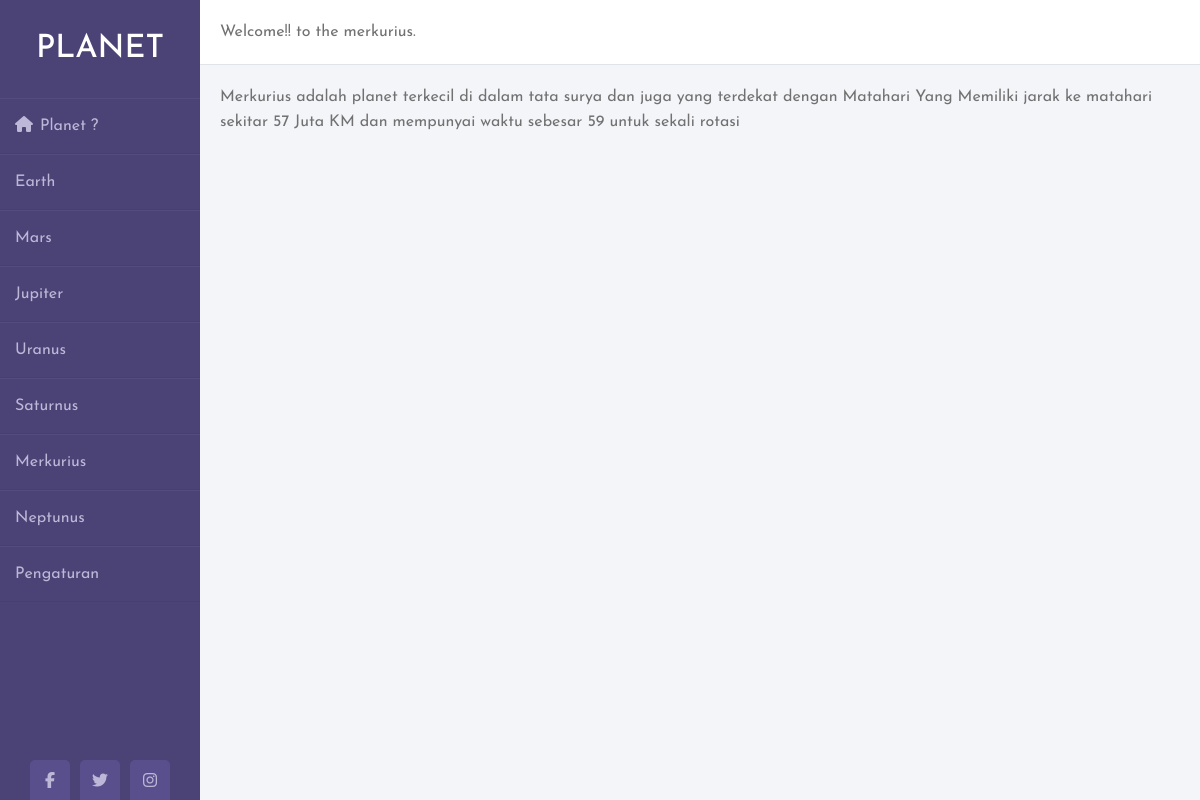
Screenshot of /index.php?page=merkurius with the database file from the repository.
### tables this page shows
CREATE TABLE `planet` (
  `id_planet` int(11) NOT NULL,
  `nama` varchar(255) DEFAULT NULL,
  `jarak` float DEFAULT NULL,
  `deskripsi` varchar(255) DEFAULT NULL,
  `waktu_rotasi` varchar(255) DEFAULT NULL
);

### aplikasi.php (called while the page is built, shortened)
<?php
    function connect_to_db()
    {
            $conn =mysqli_connect('localhost',"root","root","tatasurya");
        if($conn == false)
        {
                echo mysqli_connect_error();
                die();
        }
        else
        {
            return $conn;
        }
    }
function get_planet_by_page($page)
{
    $conn = connect_to_db();
    $sql = "select * from planet where nama='$page'";
    $query= mysqli_query($conn,$sql);
    return mysqli_fetch_assoc($query);
}
?>

### merkurius.php (the view, shortened to what this page needs)
<div class="header">Welcome!! to the <?php echo $page ?>.</div>
<?php
        $page =$_GET['page'];
        $data= get_planet_by_page($page);
?>
        <div class="info">
          <div><?php echo $data['deskripsi'];?> Yang Memiliki jarak ke matahari sekitar <?php echo $data['jarak'];?> Juta KM dan mempunyai waktu sebesar <?php echo $data['waktu_rotasi'];?> untuk sekali rotasi </div>
      </div>

### stylesheet.css (style rules this page uses)
* { margin: 0; padding: 0; box-sizing: border-box; list-style: none; text-decoration: none; font-family: 'Josefin Sans', sans-serif; }
body { background-color: #f3f5f9; }
.wrapper .main_content .header { padding: 20px; background: #fff; color: #717171; border-bottom: 1px solid #e0e4e8; }
.wrapper .main_content .info { margin: 20px; color: #717171; line-height: 25px; }
.wrapper .main_content .info div { margin-bottom: 20px; }

### rows the page displays
planet: deskripsi "Merkurius adalah planet terkecil di dalam tata surya dan juga yang terdekat dengan Matahari", jarak "57", waktu_rotasi "59"

### other values shown
$page "merkurius"
